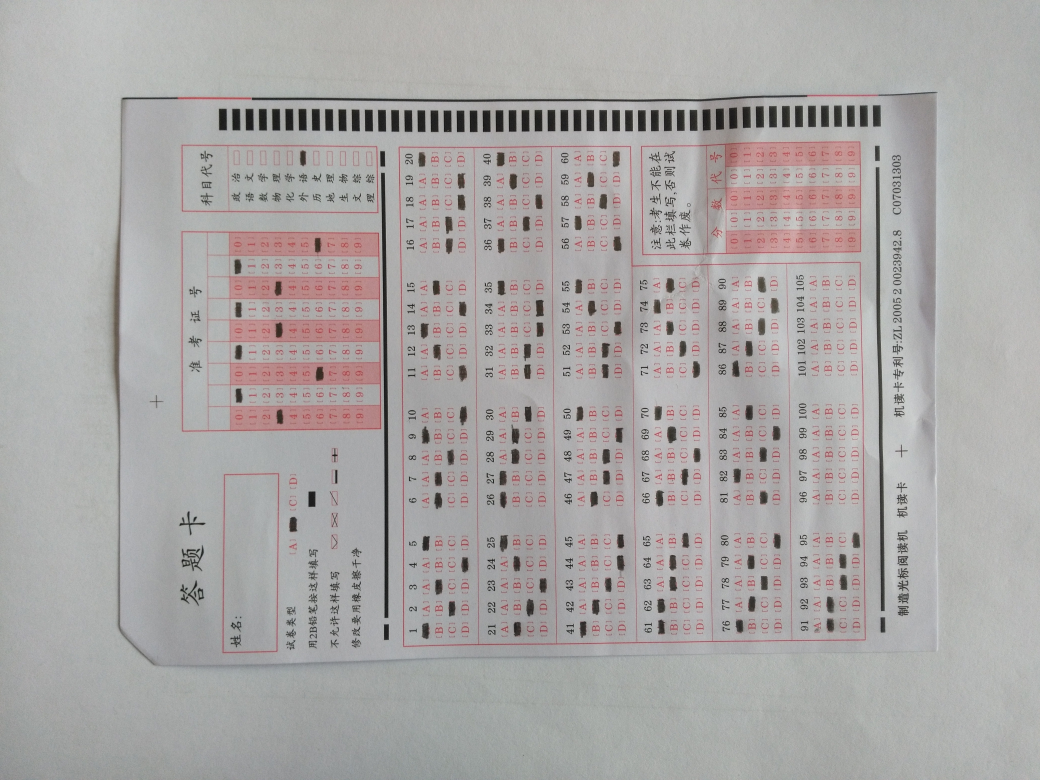
%> input picture 20230512 答题卡条形检测/images/答题卡.jpg, 4160 x 3120 px (shown at 1/4 size)
$ octave --eval "result = Morph_Process(rgb2gray(imread('images/答题卡.jpg')));"   (GNU Octave 9; MATLAB toolbox functions it lacks are replaced by stand-ins)
%> lines starting %> are read from the running program, lines starting %| are printed output that depends on the picture; in (x1, y1, x2, y2) boxes, pixels count from 0 and x2, y2 are one past the last pixel; in counts of white or black regions, pixels touching at a corner belong together; the program's own positions count from 1
function [bw2, Loc] = Morph_Process(bw1, flag)

if nargin < 2
    flag = 1;
end
bw2 = bwareaopen(bw1, round(0.005*numel(bw1)/85));
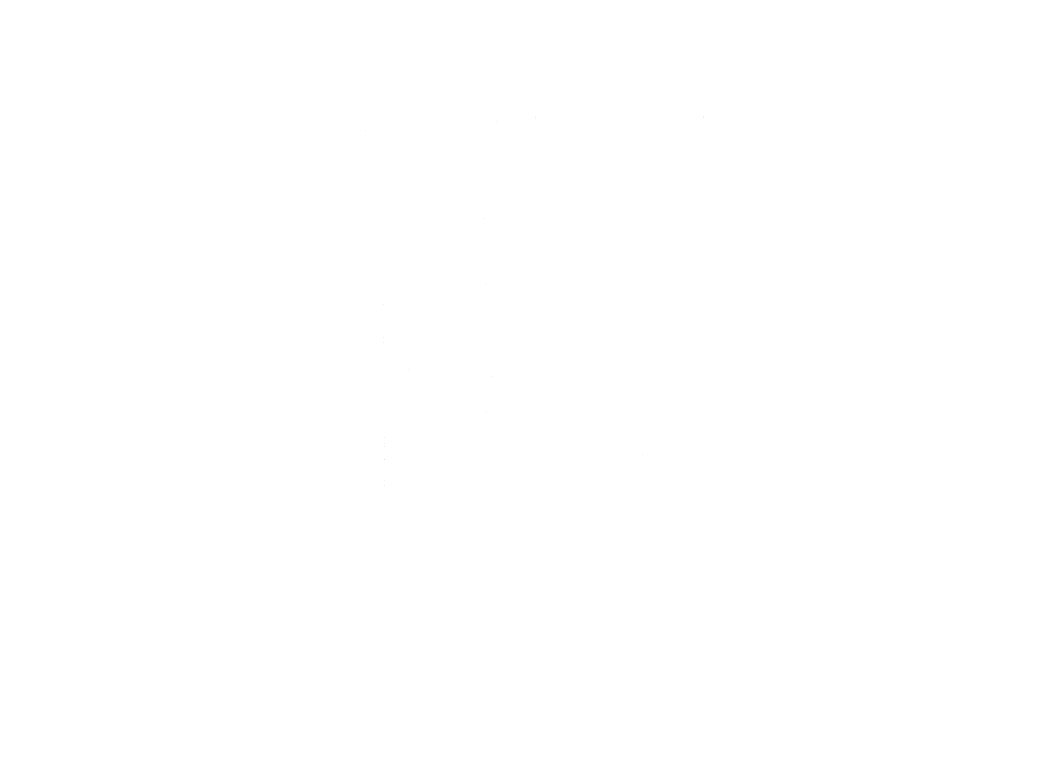
%> bw2: size 3120x4160 logical (shown at 1/4 size); 100% white; black in thin lines or dots, all inside (x1, y1, x2, y2) = (1462, 466, 2813, 1944)
bws = sum(bw2);
%> bws = 4160 values, max 3120 at index 1, min 3113 at index 1540, mean 3120
inds = find(bws>round(sum(bw2(:))*0.015));
%> inds = []
%> (the run ends here)
